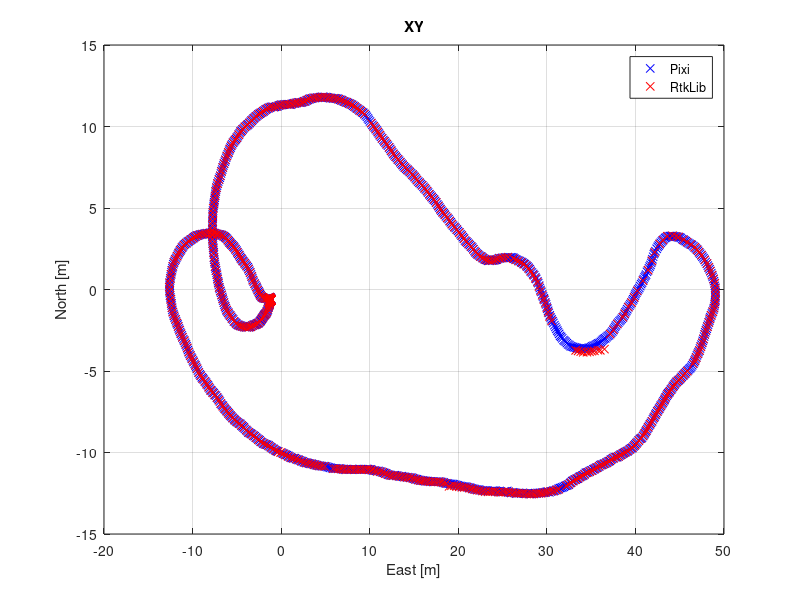
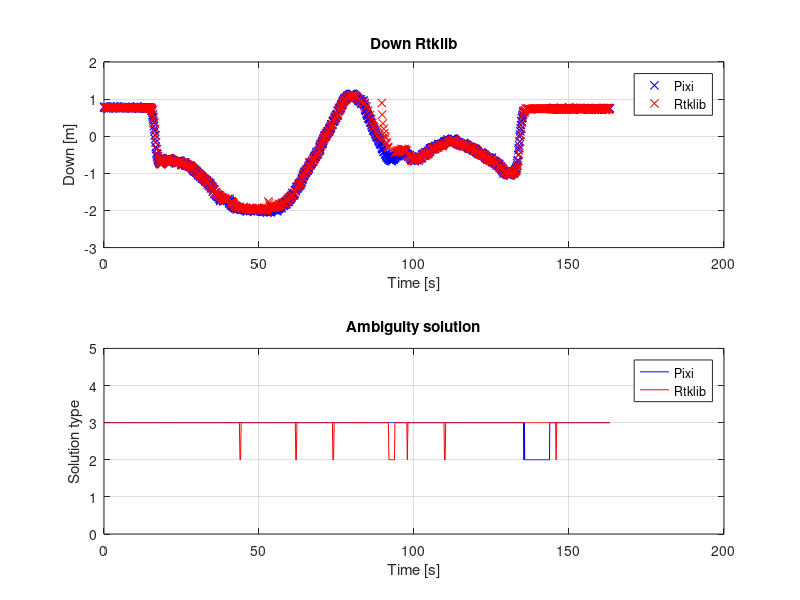
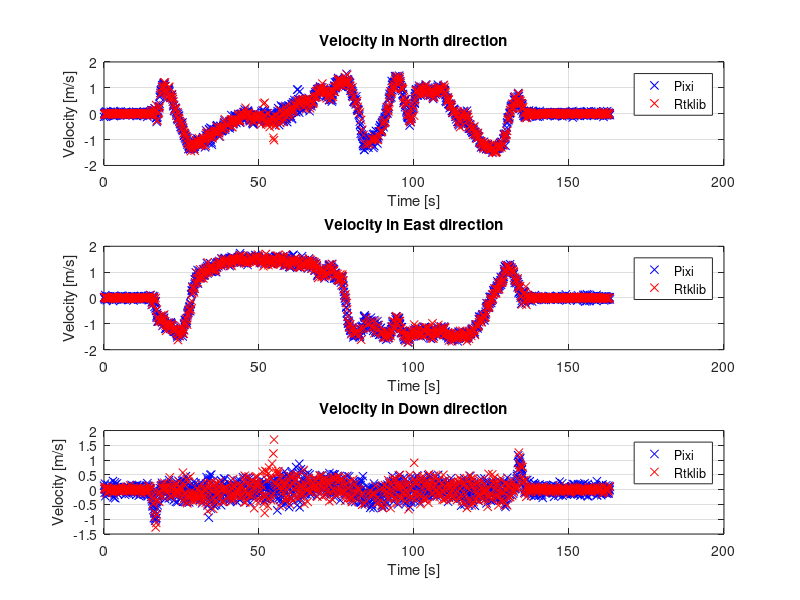
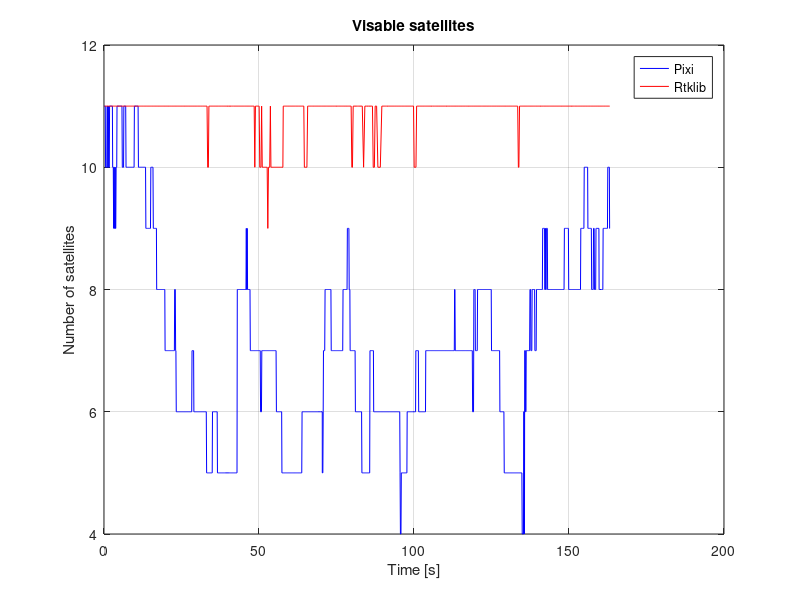

Write the MATLAB code that produced these figures, in order. (Note: this script raises an error after producing the figures.)
%piksi 22
%rtklib 23
close all;
clear;
load('log_folder/neptusLog/Vandring5/Data.mat')
PIXI = 1;
len = length(RtkFix.src_ent);

numberRTK = 0;
numberPIXI = 0;
%% Finding the number of RKT and PIXI
for i=1:len
    if RtkFix.src_ent(i) == 22
        numberPIXI = numberPIXI+1;
    elseif RtkFix.src_ent(i) == 23
        numberRTK = numberRTK +1;
    end
end
%% Initializing variables for RTK and PIXI

% RTK
timestamp_r = zeros(1,numberRTK);
src_r = zeros(1,numberRTK);
src_ent_r = zeros(1,numberRTK);
dst_r =zeros(1,numberRTK);
tow_r = zeros(1,numberRTK);
n_r = zeros(1,numberRTK);
e_r = zeros(1,numberRTK);
d_r = zeros(1,numberRTK);
v_n_r = zeros(1,numberRTK);
v_e_r = zeros(1,numberRTK);
v_d_r = zeros(1,numberRTK);
satellites_r = zeros(1,numberRTK);
iar_hyp_r = zeros(1,numberRTK);
iar_ratio_r = zeros(1,numberRTK);
type_r = zeros(1,numberRTK);

% PIXI
timestamp_p = zeros(1,numberPIXI);
src_p = zeros(1,numberPIXI);
src_ent_p = zeros(1,numberPIXI);
dst_p =zeros(1,numberPIXI);
tow_p = zeros(1,numberPIXI);
n_p = zeros(1,numberPIXI);
e_p = zeros(1,numberPIXI);
d_p = zeros(1,numberPIXI);
v_n_p = zeros(1,numberPIXI);
v_e_p = zeros(1,numberPIXI);
v_d_p = zeros(1,numberPIXI);
satellites_p = zeros(1,numberPIXI);
iar_hyp_p = zeros(1,numberPIXI);
iar_ratio_p = zeros(1,numberPIXI);
type_p = zeros(1,numberPIXI);
timeStart = RtkFix.timestamp(1);
%% Extracting PIXI and RTK
j = 1;%PIXI
k = 1;%RTK
fixPixi = 1;
fixRTK = 1;

for i=1:len
    if RtkFix.src_ent(i) == 22
        timestamp_p(j) = RtkFix.timestamp(i);
        src_p(j) = RtkFix.src(i);
        src_ent_p(j) = RtkFix.src_ent(i);
        dst_p(j) =RtkFix.dst(i);
        tow_p(j) = RtkFix.tow(i);
        n_p(j) = RtkFix.n(i);
        e_p(j) = RtkFix.e(i);
        d_p(j) = RtkFix.d(i);
        v_n_p(j) = RtkFix.v_n(i);
        v_e_p(j) =RtkFix.v_e(i);
        v_d_p(j) = RtkFix.v_d(i);
        satellites_p(j) =  RtkFix.satellites(i);
        iar_hyp_p(j) =  RtkFix.iar_hyp(i);
        iar_ratio_p(j) =  RtkFix.iar_ratio(i);
        if strcmp(RtkFix.type(i,1:2),'FI')
            type_p(j) = 3;
%             nf_p(fixPixi) = n_p(j);
%             ef_p(fixPixi) = e_p(j);
%             df_p(fixPixi) = d_p(j);
%             dft_p(fixPixi) = timestamp_p(j);
            fixPixi = fixPixi +1;
        elseif strcmp(RtkFix.type(i,1:2),'FL')
            type_p(j) = 2;
        elseif strcmp(RtkFix.type(i),'O')
            type_p(j) = 1;
        else
            type_p(j) = 0;
        end
        j = j+1;
    else
        timestamp_r(k) = RtkFix.timestamp(i);
        src_r(k) =  RtkFix.src(i);
        src_ent_r(k) =  RtkFix.src_ent(i);
        dst_r(k) = RtkFix.dst(i);
        tow_r(k) =  RtkFix.tow(i);
        n_r(k) =  RtkFix.n(i);
        e_r(k) =  RtkFix.e(i);
        d_r(k) =  RtkFix.d(i);
        v_n_r(k) =  RtkFix.v_n(i);
        v_e_r(k) =  RtkFix.v_e(i);
        v_d_r(k) =  RtkFix.v_d(i);
        satellites_r(k) =  RtkFix.satellites(i);
        iar_hyp_r(k) =  RtkFix.iar_hyp(i);
        iar_ratio_r(k) =  RtkFix.iar_ratio(i);
        if strcmp(RtkFix.type(i,1:2),'FI')
            type_r(k) = 3;
            fixRTK = fixRTK +1;
        elseif strcmp(RtkFix.type(i,1:2),'FL')
            type_r(k) = 2;
        elseif strcmp(RtkFix.type(i), 'O')
            type_r(k) = 1;
        else
            type_r(k) = 0;
        end
        k = k+1;
        
    end
        

end
%% Calculate time difference between timestamp

deltatime_r = zeros(1,length(n_r)-1);
deltatime_p = zeros(1,length(n_p)-1);

for i = 1:length(n_r)-1
    deltatime_r(i) = timestamp_r(i+1)-timestamp_r(i);
end
for i = 1:length(n_p)-1
    deltatime_p(i) = timestamp_p(i+1)-timestamp_p(i);
end
%% Retrive only fix type solution
% RTK
timestampFix_r = zeros(1,fixRTK-1);
srcFix_r = zeros(1,fixRTK-1);
src_entFix_r = zeros(1,fixRTK-1);
dstFix_r =zeros(1,fixRTK-1);
towFix_r = zeros(1,fixRTK-1);
nFix_r = zeros(1,fixRTK-1);
eFix_r = zeros(1,fixRTK-1);
dFix_r = zeros(1,fixRTK-1);
vFix_n_r = zeros(1,fixRTK-1);
vFix_e_r = zeros(1,fixRTK-1);
vFix_d_r = zeros(1,fixRTK-1);
satellitesFix_r = zeros(1,fixRTK-1);
iar_hypFix_r = zeros(1,fixRTK-1);
iar_ratioFix_r = zeros(1,fixRTK-1);

%Piksi
timestampFix_p = zeros(1,fixPixi-1);
srcFix_p = zeros(1,fixPixi-1);
src_entFix_p = zeros(1,fixPixi-1);
dstFix_p =zeros(1,fixPixi-1);
towFix_p = zeros(1,fixPixi-1);
nFix_p = zeros(1,fixPixi-1);
eFix_p = zeros(1,fixPixi-1);
dFix_p = zeros(1,fixPixi-1);
vFix_n_p = zeros(1,fixPixi-1);
vFix_e_p = zeros(1,fixPixi-1);
vFix_d_p = zeros(1,fixPixi-1);
satellitesFix_p = zeros(1,fixPixi-1);
iar_hypFix_p = zeros(1,fixPixi-1);
iar_ratioFix_p = zeros(1,fixPixi-1);
PiksiFixC = 1;
for i=1:j-1
    if type_p(i)==3
        timestampFix_p(PiksiFixC) = timestamp_p(i);
        srcFix_p(PiksiFixC) = src_p(i);
        src_entFix_p(PiksiFixC) = src_ent_p(i);
        dstFix_p(PiksiFixC) =dst_p(i);
        towFix_p(PiksiFixC) = tow_p(i);
        nFix_p(PiksiFixC) = n_p(i);
        eFix_p(PiksiFixC) = e_p(i);
        dFix_p(PiksiFixC) = d_p(i);
        vFix_n_p(PiksiFixC) = v_n_p(i);
        vFix_e_p(PiksiFixC) = v_e_p(i);
        vFix_d_p(PiksiFixC) = v_d_p(i);
        satellitesFix_p(PiksiFixC) = satellites_p(i);
        iar_hypFix_p(PiksiFixC) = iar_hyp_p(i);
        iar_ratioFix_p(PiksiFixC) = iar_ratio_p(i);
        PiksiFixC = PiksiFixC +1;
    end
end
RTKFixC = 1;
for i=1:k-1
    if type_r(i)==3
        timestampFix_r(RTKFixC) = timestamp_r(i);
        srcFix_r(RTKFixC) = src_r(i);
        src_entFix_r(RTKFixC) = src_ent_r(i);
        dstFix_r(RTKFixC) =dst_r(i);
        towFix_r(RTKFixC) = tow_r(i);
        nFix_r(RTKFixC) = n_r(i);
        eFix_r(RTKFixC) = e_r(i);
        dFix_r(RTKFixC) = d_r(i);
        vFix_n_r(RTKFixC) = v_n_r(i);
        vFix_e_r(RTKFixC) = v_e_r(i);
        vFix_d_r(RTKFixC) = v_d_r(i);
        satellitesFix_r(RTKFixC) = satellites_r(i);
        iar_hypFix_r(RTKFixC) = iar_hyp_r(i);
        iar_ratioFix_r(RTKFixC) = iar_ratio_r(i);
        RTKFixC = RTKFixC +1;
    end
end

%% C

%% Calculate standard deviation of the difference between rtklib and piksi
minL = min([fixPixi fixRTK])-1;
ex = zeros(1,minL);
ey = zeros(1,minL);
ez = zeros(1,minL);
eu = zeros(1,minL);
ev = zeros(1,minL);
ew = zeros(1,minL);

stdx = zeros(1,minL);
stdy = zeros(1,minL);
stdz = zeros(1,minL);
stdu = zeros(1,minL);
stdv = zeros(1,minL);
stdw = zeros(1,minL);

for i=1:minL
    ex(i) = nFix_r(i)-nFix_p(i); 
    ey(i) = eFix_r(i)-eFix_p(i);
    ez(i) = dFix_r(i)-dFix_p(i);
    eu(i) = vFix_n_r(i)-vFix_n_p(i);
    ev(i) = vFix_e_r(i)-vFix_e_p(i);
    ew(i) = vFix_d_r(i)-vFix_d_p(i);

    stdx(i) = std(ex(1:i));
    stdy(i) = std(ey(1:i));
    stdz(i) = std(ez(1:i));
    stdu(i) = std(eu(1:i));
    stdv(i) = std(ev(1:i));
    stdw(i) = std(ew(1:i));
end

%% Plot
TimeEndr = length(timestamp_r);
TimeEndp = length(timestamp_p);
if PIXI
    figure(1);
    plot(eFix_p,nFix_p,'xb');
    hold on;
    plot(eFix_r,nFix_r,'xr');
    grid on;
    title('XY'); 
    xlabel('East [m]'); ylabel('North [m]');
    legend('Pixi','RtkLib');

    % figure(2);
    % plot3(e_p,n_p,d_p);
    % grid on;
    % title('NED Piksi'); 
    % xlabel('East [m]'); ylabel('North [m]'); zlabel('Down [m]');
    % 
    % figure(4);
    % plot3(e_r,n_r,d_r);
    % grid on;
    % title('NED rtklib'); 
    % xlabel('East [m]'); ylabel('North [m]'); zlabel('Down [m]');


    figure(2);
    subplot(2,1,1);
    plot(timestampFix_p(1:fixPixi-1)-timeStart,dFix_p(1:fixPixi-1),'xb');
%     plot(dft_p-timeStart,df_p,'b');
    % grid on;
    % title('Down Piksi'); 
    % xlabel('Time [s]'); ylabel('Down [m]');

    hold on;
    plot(timestampFix_r(1:fixRTK-1)-timeStart,dFix_r(1:fixRTK-1),'xr');
    grid on;
    title('Down Rtklib');
    legend('Pixi','Rtklib')
    xlabel('Time [s]');
    ylabel('Down [m]');

    subplot(2,1,2)
    plot(timestamp_p(1:TimeEndp)-timeStart,type_p(1:TimeEndp),'b');
    hold on;
    plot(timestamp_r(1:TimeEndr)-timeStart,type_r(1:TimeEndr),'r');
    grid on;
    title('Ambiguity solution')
    ylabel('Solution type')
    xlabel('Time [s]');
    legend('Pixi','Rtklib');
    ylim([0 5]);

    figure(3)
    subplot(3,1,1)
    plot(timestamp_p(1:TimeEndp)-timeStart,v_n_p(1:TimeEndp),'xb');
    hold on;
    grid on;
    plot(timestamp_r(1:TimeEndr)-timeStart,v_n_r(1:TimeEndr),'xr')
    legend('Pixi','Rtklib');
    title('Velocity in North direction');
    ylabel('Velocity [m/s]')
    xlabel('Time [s]');

    subplot(3,1,2)
    plot(timestamp_p(1:TimeEndp)-timeStart,v_e_p(1:TimeEndp),'xb');
    hold on;
    grid on;
    plot(timestamp_r(1:TimeEndr)-timeStart,v_e_r(1:TimeEndr),'xr')
    % plot(timestamp_p(1:TimeEnd)-timeStart,ed_p(1:TimeEnd),'g');
    % plot(timestamp_r(1:TimeEnd)-timeStart,ed_r(1:TimeEnd),'c')
    legend('Pixi','Rtklib');
    title('Velocity in East direction');
    ylabel('Velocity [m/s]')
    xlabel('Time [s]');

    subplot(3,1,3)
    plot(timestamp_p(1:TimeEndp)-timeStart,v_d_p(1:TimeEndp),'xb');
    hold on;
    grid on;
    plot(timestamp_r(1:TimeEndr)-timeStart,v_d_r(1:TimeEndr),'xr')
    legend('Pixi','Rtklib');
    title('Velocity in Down direction');
    ylabel('Velocity [m/s]')
    xlabel('Time [s]');

    figure(4)
    plot(timestamp_p(1:TimeEndp)-timeStart,satellites_p(1:TimeEndp),'b');
    hold on;
    plot(timestamp_r(1:TimeEndr)-timeStart,satellites_r(1:TimeEndr),'r');
    grid on;
    title('Visable satellites')
    xlabel('Time [s]');
    ylabel('Number of satellites');
    legend('Pixi','Rtklib');
    ylim([4 12])
    
    
    figure(5) 
    histogram(deltatime_r)
    title('RTKLIB');
    xlabel('Time [s]');
	figure(6)
    histogram(deltatime_p);
    title('Piksi');
    figure(7)
    plot(stdx);
    figure(8)
    plot(stdy);
    figure(9)
    plot(stdz);
    figure(10)
    plot(stdu);
    figure(11)
    plot(stdv);
    figure(12)
    plot(stdw);
    
else
    figure(1);
    plot(e_r,n_r,'r');
    grid on;
    title('XY'); 
    xlabel('East [m]'); ylabel('North [m]');

    % figure(2);
    % plot3(e_p,n_p,d_p);
    % grid on;
    % title('NED Piksi'); 
    % xlabel('East [m]'); ylabel('North [m]'); zlabel('Down [m]');
    % 
    % figure(4);
    % plot3(e_r,n_r,d_r);
    % grid on;
    % title('NED rtklib'); 
    % xlabel('East [m]'); ylabel('North [m]'); zlabel('Down [m]');


    figure(2);
    subplot(2,1,1);
    plot(timestamp_r(1:TimeEndr)-timeStart,d_r(1:TimeEndr),'r');
    grid on;
    title('Down Rtklib');
    xlabel('Time [s]');
    ylabel('Down [m]');

    subplot(2,1,2)
    plot(timestamp_r(1:TimeEndr)-timeStart,type_r(1:TimeEndr),'r');
    grid on;
    title('Abiguity solution')
    ylabel('Solution type')
    xlabel('Time [s]');
    ylim([0 5]);

    figure(3)
    subplot(3,1,1)
    grid on;
    plot(timestamp_r(1:TimeEndr)-timeStart,v_n_r(1:TimeEndr),'r')
    title('Velocity in North direction');
    ylabel('Velocity [m/s]')
    xlabel('Time [s]');

    subplot(3,1,2)
    grid on;
    plot(timestamp_r(1:TimeEndr)-timeStart,v_e_r(1:TimeEndr),'r')
    title('Velocity in East direction');
    ylabel('Velocity [m/s]')
    xlabel('Time [s]');

    subplot(3,1,3)
    grid on;
    plot(timestamp_r(1:TimeEndr)-timeStart,v_d_r(1:TimeEndr),'r')
    title('Velocity in Down direction');
    ylabel('Velocity [m/s]')
    xlabel('Time [s]');

    figure(4)
    plot(timestamp_r(1:TimeEndr)-timeStart,satellites_r(1:TimeEndr),'r');
    grid on;
    title('Visable satellites')
    xlabel('Time [s]');
    ylabel('Number of satellites');
    ylim([4 12])
end
